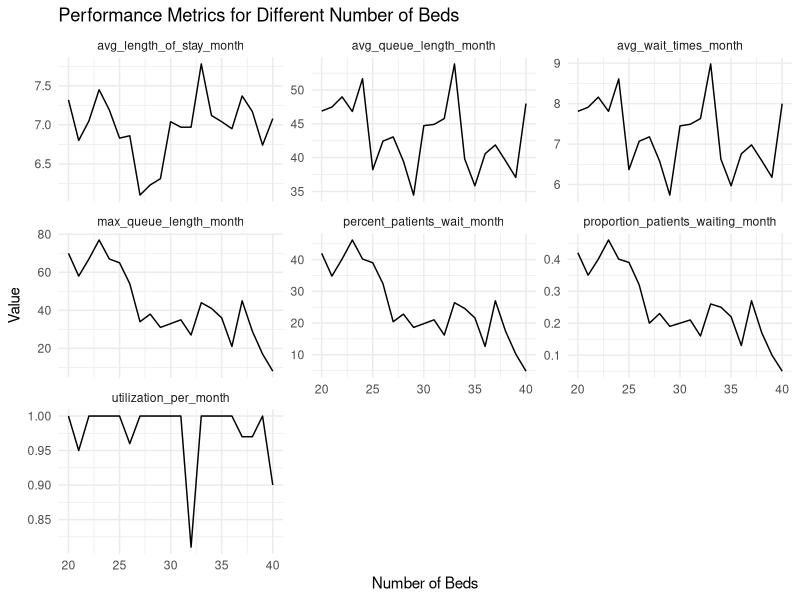
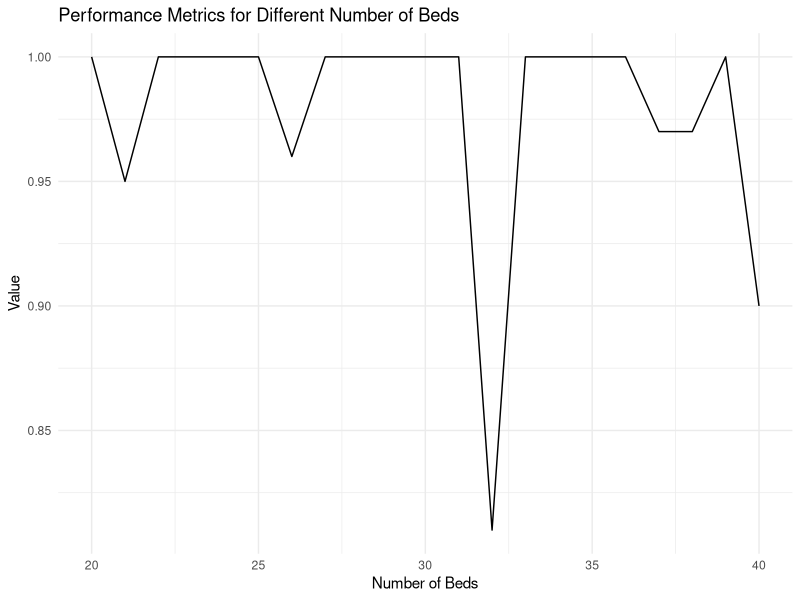
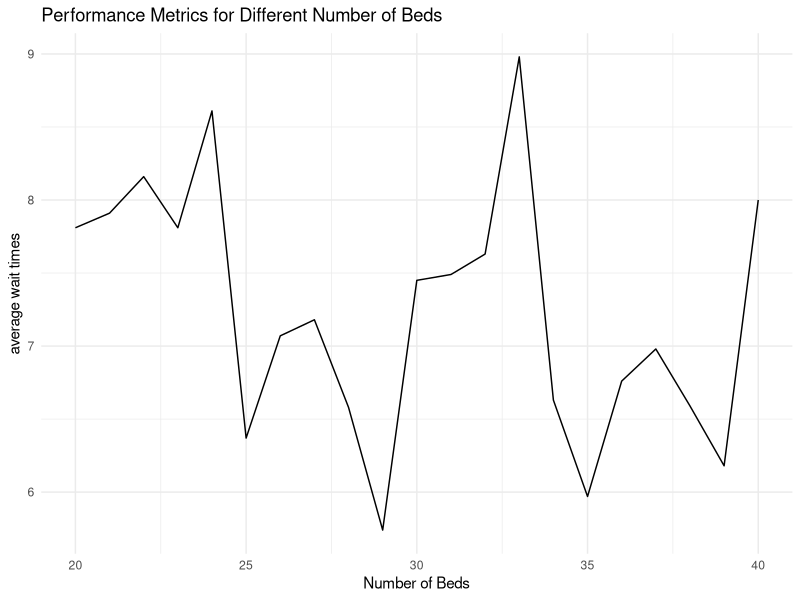

These charts were generated, in order, by the following R code: (Note: this script raises an error after producing the figures.)
## ---- chunk 1

library(tidyverse)

total_patients <- 2000 # assuming there are 2000 all around the year
patients_per_month <- 2000/12 # patients per month
arrival_rate <- 6  # average 6 patients per day

# Bed occupation time (in days) for each stroke level

bed_occupation_time <- list(
  very_mild = 1,
  mild = c(3, 7),
  moderate = c(3,14),  # patients sent to rehab center may stay up to 2 weeks in the ward
  severe_nursing = c(3,21),  # patients sent to nursing center may stay up to 3 weeks
  severe = c(1,21) # die
)

# Probability of each stroke level
stroke_level_prob <- c(0.2, 0.2, 0.35, 0.1, 0.15)

# Number of beds in the stroke ward
num_beds <- 25

## ---- chunk 2

# the function below is created to generate the inter-arrival times between the patients.
# the inter arrival follows an exponential distribution hence rexp(), arrival rate is
# defined above

generate_interarrival_times <- function(total_patients, arrival_rate) {
  interarrival_times <- rexp(total_patients, rate = arrival_rate)
  return(interarrival_times)
}

# the function is created to assign patients (from total_patients) randomly a stroke level.
# This assignment is based on the probabilities defined in the stroke_level_prob. 
# To achieve this we use sample()

assign_stroke_levels <- function(total_patients, stroke_level_prob) {
  stroke_levels <- sample(1:length(stroke_level_prob), 
                          size = total_patients, replace = TRUE,
                          prob = stroke_level_prob)
  return(stroke_levels)
}

stroke_levels <- assign_stroke_levels(total_patients, stroke_level_prob)

# if the probability of the severe stroke is really high, say 0.7, 
# then the sample() function would generate random samples of 1000 patients 
# wherein most patients would be assigned the severe stroke level category. 

# Function to generate length of stay for each patient
# this function takes in three arguments each of which has been defined earlier

generate_length_of_stay <- function(total_patients, bed_occupation_time, stroke_levels) {
  length_of_stay <- numeric(total_patients)
  # for every patient in total patients (1000)
  for (i in 1:total_patients) {
    # creating a variable stroke_level that stores the severity of the stroke 
    # (levels/category) of the current (i the) patient in the iteration
    stroke_level <- stroke_levels[i]
    # if the stroke level is 1 (very mild) then set the length of the stay == bed occupation
    # times of the patient with the level 1 stroke. This is done for every patient with level
    # 1 stroke
    if (stroke_level == 1) {
      length_of_stay[i] <- bed_occupation_time[[stroke_level]]
    } else {
      # else if the stroke level is not 1 
      # then set the length of stay of the patient equal to 
      # random number of days between the lower and upper bound of the days 
      # the patient with a certain level of severity would need to stay
      # in the ward
      # sample() is used here to take on random number of days
      # between the lower bound and upper bound of the days
      # [[1]] indicates the lower bound and [[2]] indicates the upper bound
      length_of_stay[i] <- sample(bed_occupation_time[[stroke_level]][1]:bed_occupation_time[[stroke_level]][2], 1)
    }
  }
  
  return(length_of_stay)
}



# Generate length_of_stay for each patient
length_of_stay <- generate_length_of_stay(total_patients, bed_occupation_time, stroke_levels)

# Add number_of_patients and length_of_stay to arrivals_data

interarrival_times <- generate_interarrival_times(total_patients, arrival_rate)

stroke_levels <- assign_stroke_levels(total_patients, stroke_level_prob)

length_of_stay<- generate_length_of_stay(total_patients, bed_occupation_time, stroke_levels)

arrivals_data <- data.frame(interarrival_times, stroke_levels, length_of_stay)


head(arrivals_data)


## ---- chunk 3

stroke_simulation <- function(total_patients, arrival_rate, 
                              bed_occupation_time, stroke_level_prob, 
                              num_beds) {
  
  interarrival_times <- generate_interarrival_times(total_patients, arrival_rate)
  stroke_levels <- assign_stroke_levels(total_patients, stroke_level_prob)
  length_of_stay <- generate_length_of_stay(total_patients, bed_occupation_time, stroke_levels)
  
  # initializing the beds and queue 
  beds <- rep(0, num_beds)
  queue <- list()
  

# interarrival_time is an input parameter for this function, 
# which represents the time between patient arrivals. 
# This variable is based on the generate_interarrival_times function, 
# where we input the total number of patients and arrival rate.

# The pmax function ensures that the bed occupation times do not become negative. 
# A value of 0 in this context means that the bed is available 
# (i.e., the patient has completed their stay, 
# and the bed is now available for other patients).
  
  update_bed_occupation_times <- function(beds, interarrival_time) {
  beds <- pmax(beds - interarrival_time, 0)
  
  # 'beds' is a numeric vector that represents the current remaining 
  # bed occupation time for each bed in the simulation.
  # Each element in this vector corresponds to a bed in the hospital
  # ward. A value of 0 means that the bed is available for use.
  # Subtracting the interarrival_time from each element of 'beds' 
  # updates the remaining bed occupation times, considering the 
  # passage of time between patient arrivals.
  # The pmax function is used to ensure that the resulting bed 
  # occupation times do not become negative, meaning that a 
  # bed with a remaining time less than or equal to the interarrival_time
  # will be considered available (set to 0).
  return(beds)
}
  
  # for every patient in total patients (1000)
  
  for (i in 1:total_patients) {
    
    # update the beds variable with the bed occupation times 
    # of all the patients arriving at the inter-arrival times
    
    beds <- update_bed_occupation_times(beds, interarrival_times[i])
    # creating a new variable available beds to keep track 
    # of the available beds the beds that are available will
    # have the bed occupation time of 0 so in this variable 
    # I store the beds that are available hence which(beds==0)
    
    available_beds <- which(beds == 0)
    
    # here if the length of the available beds vector 
    # is greater than 0 which means that 
    # there is at least one bed with bed occupation times ==0 
    # then assign the first available bed to the patient 
    # by setting this available bed (bed occupation times ==0) 
    # to the length of the stay of the patient 
    # (whatever the severity of that patient might be)
    
    if (length(available_beds) > 0) {
      beds[available_beds[1]] <- length_of_stay[i]
    } else {
      # if there is no bed available then append the queue list
      queue <- append(queue, length_of_stay[i])
    }
  }
  
  return(list(beds = beds, queue = queue, length_of_stay =length_of_stay))
}

stroke_simulation(total_patients = total_patients,arrival_rate = 6, 
                  bed_occupation_time = bed_occupation_time,
                  stroke_level_prob = stroke_level_prob, 
                  num_beds = 25) -> stroke_sim1

stroke_sim1_month <- stroke_simulation(total_patients = patients_per_month, 
                                       arrival_rate = 6,
                                       bed_occupation_time = bed_occupation_time,
                                       stroke_level_prob = stroke_level_prob,
                                       num_beds = 25)


# stroke_sim1 would show the list of the beds remaining occupation times 
# (in number of days the bed would become available.)
# the queue list show the patients in the queue and
# their corresponding occupation times.

# stroke_sim1_month shows the monthly beds, queue, and the length of stay for patients 
## ---- chunk 4
num_bed_range <- seq(20, 40, by = 1)

performance_metrics_list <- lapply(num_bed_range, function(num_beds) {
  stroke_sim_month <- stroke_simulation(total_patients = patients_per_month,
                                        arrival_rate = 6,
                                        bed_occupation_time = bed_occupation_time,
                                        stroke_level_prob = stroke_level_prob,
                                        num_beds = num_beds)
  
  occupied_beds_month <- sum(stroke_sim_month$beds > 0)
  total_beds_month <- length(stroke_sim_month$beds)
  utilization_month <- occupied_beds_month / total_beds_month
  
  total_wait_times_month <- sum(unlist(stroke_sim_month$queue))
  num_patients_queue_month <- length(stroke_sim_month$queue)
  avg_wait_times_month <- total_wait_times_month / num_patients_queue_month
  
  average_time_in_queue_month = sum(unlist(stroke_sim_month$queue)) / num_patients_queue_month
  average_queue_length_month = arrival_rate * average_time_in_queue_month
  max_queue_length_month <- length(stroke_sim_month$queue)
  
  proportion_patients_waiting_month <- num_patients_queue_month / patients_per_month
  percent_patients_waiting_month <- proportion_patients_waiting_month * 100
  
  avg_length_of_stay_month <- (sum(stroke_sim_month$length_of_stay)) / patients_per_month
  
  performance_metrics_month <- data.frame(num_beds = num_beds,
                                          utilization_per_month = utilization_month,
                                          avg_wait_times_month = avg_wait_times_month,
                                          avg_queue_length_month = average_queue_length_month,
                                          max_queue_length_month = max_queue_length_month,
                                          proportion_patients_waiting_month = proportion_patients_waiting_month,
                                          percent_patients_wait_month = percent_patients_waiting_month,
                                          avg_length_of_stay_month = avg_length_of_stay_month)
  return(performance_metrics_month)
})

performance_metrics_month <- do.call(rbind, performance_metrics_list)
performance_metrics_month <- round(performance_metrics_month, 2)

performance_metrics_month_long <- performance_metrics_month %>%
  gather(key = "metric", value = "value", -num_beds)

performance_metrics_month_long

## ---- chunk 5
ggplot(performance_metrics_month_long, aes(x = num_beds, y = value)) +
  geom_line() +
  facet_wrap(~ metric, scales = "free_y") +
  labs(title = "Performance Metrics for Different Number of Beds",
       x = "Number of Beds",
       y = "Value") +
  theme_minimal()

ggplot(performance_metrics_month, aes(x=num_beds, y= utilization_per_month)) +
  geom_line()+
    labs(title = "Performance Metrics for Different Number of Beds",
       x = "Number of Beds",
       y = "Value") +
  theme_minimal()


ggplot(performance_metrics_month, aes(x=num_beds, y= avg_wait_times_month)) +
  geom_line()+
    labs(title = "Performance Metrics for Different Number of Beds",
       x = "Number of Beds",
       y = "average wait times") +
  theme_minimal()


## ---- chunk 6
library(ggplot2)

# Use a custom color palette
custom_colors <- c("utilization_per_month" = "blue",
                   "avg_wait_times_month" = "red",
                   "avg_queue_length_month" = "green",
                   "max_queue_length_month" = "purple",
                   "proportion_patients_waiting_month" = "orange",
                   "percent_patients_wait_month" = "brown",
                   "avg_length_of_stay_month" = "magenta")

# Creating a plot that has all the performance measures shown all in one



joint_plot <- ggplot(performance_metrics_month_long, aes(x = num_beds, y = value, color = metric)) +
  geom_line(size = 1) +
  scale_color_manual(values = custom_colors) +
  labs(title = "Stroke Ward Performance Metrics",
       x = "Number of Beds",
       y = "Value",
       color = "Metric") +
  theme_minimal() +
  theme(text = element_text(size = 12),
        axis.text = element_text(size = 10),
        axis.title = element_text(size = 12, face = "bold"),
        legend.title = element_text(size = 12, face = "bold"),
        legend.text = element_text(size = 10),
        plot.title = element_text(size = 14, face = "bold", hjust = 0.5))

# Display the fancy plot
print(fancy_plot)


